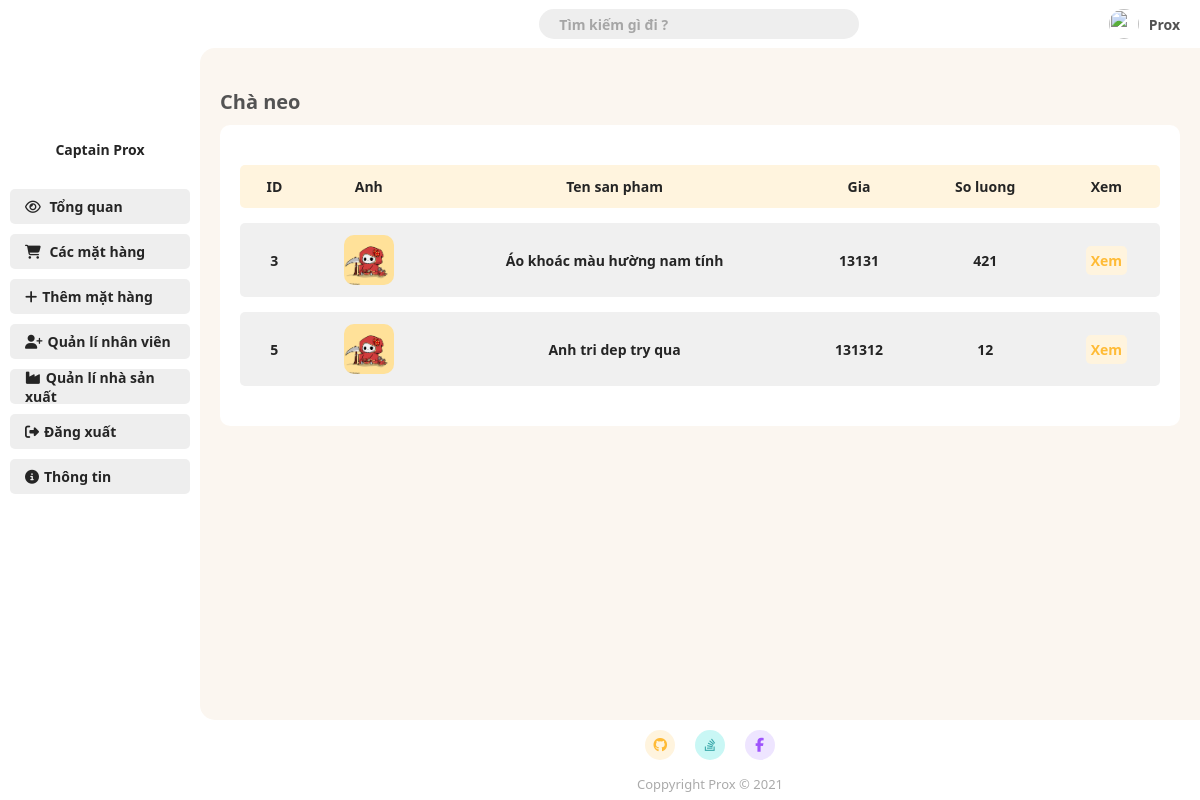
The app's page /Admin/manufacturer-info.php?id=2&name=Chà neo with its own data.
### tables this page shows
CREATE TABLE `product` (
  `id` int(11) NOT NULL,
  `name` varchar(50) NOT NULL,
  `description` text NOT NULL,
  `image` text NOT NULL,
  `cost` double NOT NULL,
  `quantity` int(11) NOT NULL,
  `manufacturer_id` int(11) NOT NULL,
  `sold` int(11) NOT NULL DEFAULT '0',
  `type_id` int(11) NOT NULL DEFAULT '1'
);

### Admin/manufacturer-info.php (the view, shortened to what this page needs)
<!DOCTYPE html>
<html lang="en">
<head>
    <link rel="stylesheet" href="./CSS/style.css?v=2.1">
</head>
<body>
    <?php
        require_once 'connect.php';
        $id = $_GET['id'];
        $name = $_GET['name'];
        $query = "SELECT * FROM product WHERE manufacturer_id = '$id'";
        $result = mysqli_query($connect, $query);
    ?>
        <div class="grid-container">
            <div class="container-header">
                <?php require_once "./root/navbar.php"; ?>
            </div>
            <div class="container-menu">
                <?php require_once "./root/sidebar.php"; ?>
            </div>
            <div class="container-main">
                <h1 class="main-title"><?php echo $name; ?></h1>
                <div class="content-container">
                    <table class="styled-table">
                        <thead>
                            <tr>
                                <th>
                                    ID
                                </th>
                                <th>
                                    Anh
                                </th>
                                <th>
                                    Ten san pham
                                </th>
                                <th>
                                    Gia
                                </th>
                                <th>
                                    So luong
                                </th>
                                <th>
                                    Xem
                                </th>
                            </tr>
                        </thead>
                        <tbody>
                            <?php foreach($result as $product){ ?>
                                <tr>
                                    <th><?= $product['id']; ?></th>
                                    <th><img src="photos/<?= $product['image']; ?>" alt="" class="cover-image"></th>
                                    <th><?= $product['name']; ?></th>
                                    <th><?= $product['cost']; ?></th>
                                    <th><?= $product['quantity']; ?></th>
                                    <th><a class="link-button" href="item-information.php?id=<?= $product['id']; ?>">Xem</a></th>
                                </tr>
                            <?php } ?>
                        </tbody>
                    </table>
                </div>
            </div>
            <div class="container-footer">
                <?php require_once "./root/footer.php"; ?>
            </div>
        </div>
</body>
</html>

### Admin/CSS/style.css (style rules this page uses)
*,body { padding: 0px; margin: 0px; color: rgb(37, 37, 37); font-family: 'Noto Sans', sans-serif ; }
body { background: rgb(252, 252, 252); }
.container-header { grid-area: header; position: -webkit-sticky; position: sticky; background-color: #fff; top: 0px; }
.container-menu { grid-area: menu; background: #fff; height: 100%; }
.container-main { grid-area: main; padding: 20px !important; border-radius: 15px 0px 0px 15px; background: #FBF6F0; }
.container-footer { grid-area: footer; margin: 10px 0px 10px 20px; }
.grid-container { display: grid; grid-template-areas: 'menu header header' 'menu main right' 'menu footer footer'; grid-template-rows: 6vh auto 10vh; grid-template-columns: 25vh auto 0vh; grid-gap: 0px; padding: 0px; height: 100vh; background: #fff; }
.grid-container > div { padding: 0; }
* { box-sizing: border-box; font-family: 'Noto Sans', sans-serif; font-size: 14px; margin: 0; padding: 0; }
img { display: block; max-width: 100%; }
a { text-decoration: none; }
.main-title { font-size: 20px; font-weight: 600; color: rgb(83, 83, 83); margin: 20px 0px 10px 0px; }
.link-button { padding: 5px; width: 100%; color: #FFBB36; background-color: #FFF4DE; text-align: center; border-radius: 5px; font-weight: 600; background-position: 0% 0%; }
.content-container { border-radius: 10px; padding: 20px; background-color: white; }
::placeholder { color: black; opacity: 0.3; font-weight: 600; }
.styled-table thead tr { background-color: #FFF4DE; color: #FFA800 !important; text-align: center; }
.styled-table th, .styled-table td { padding: 12px 15px; text-align: center; }
.styled-table td:first-child, .styled-table th:first-child { border-radius: 5px 0px 0px 5px; }
.styled-table td:last-child, .styled-table th:last-child { border-radius: 0 5px 5px 0; }
.styled-table tbody tr { background-color: #f0f0f0 !important; color: #4b4c4d; }
.styled-table tbody tr:nth-of-type(even) { background-color: #fff; }
.styled-table tbody tr:last-of-type { border-bottom: none; }
.styled-table { border-collapse:separate; border-spacing:0 15px; margin: 5px 0; font-size: 0.9em; font-family: sans-serif; min-width: 400px; width: 100%; }
.cover-image { height: 50px; width: 50px; border-radius: 10px; object-fit: cover; margin-left: auto; margin-right: auto;; }

### records on screen
product: id "3", image (picture), name "Áo khoác màu hường nam tính", cost "13131", quantity "421"
product: id "5", image (picture), name "Anh tri dep try qua", cost "131312", quantity "12"

### other values on screen
$name "Chà neo"
